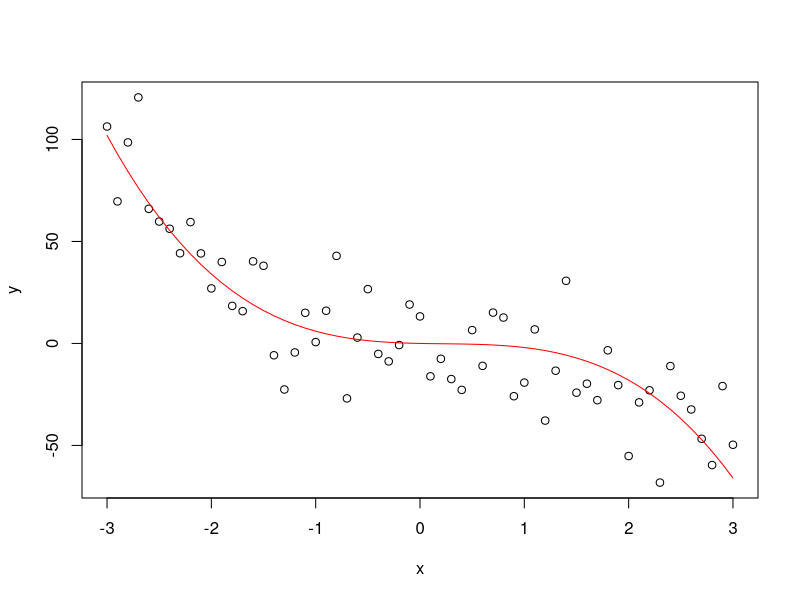
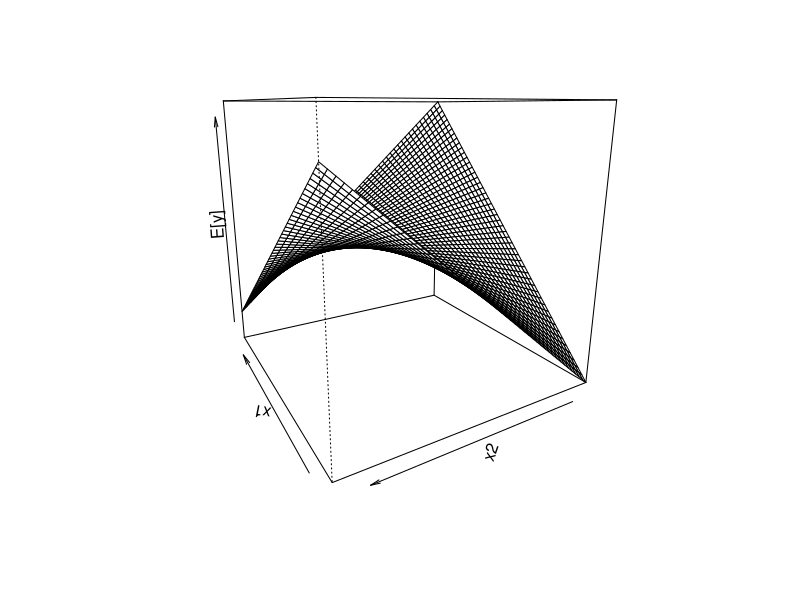
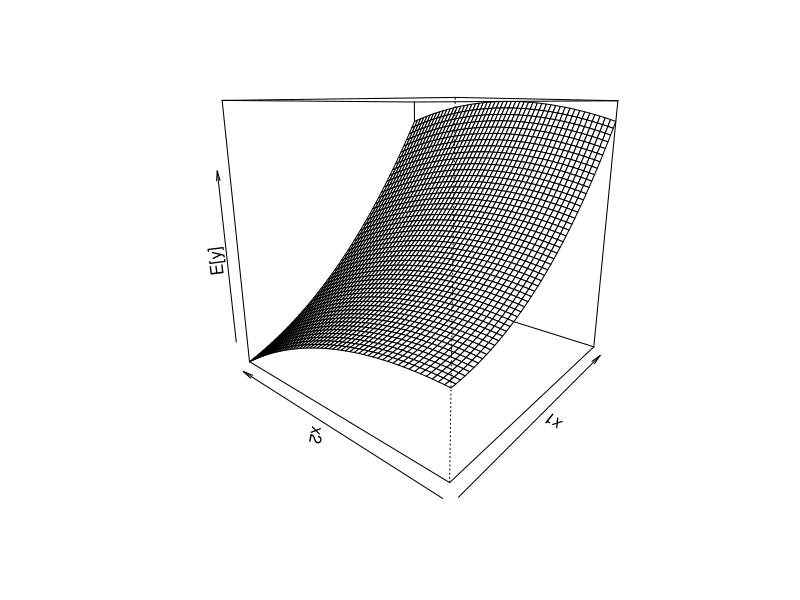
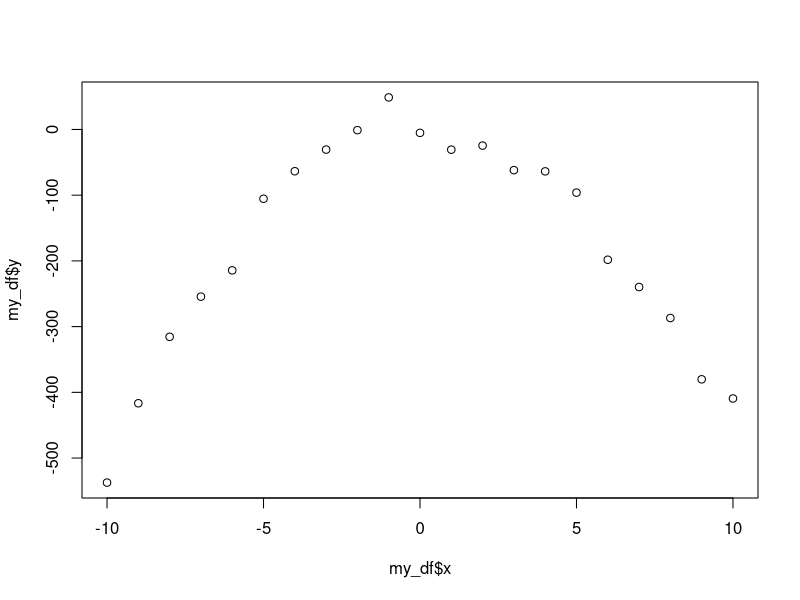
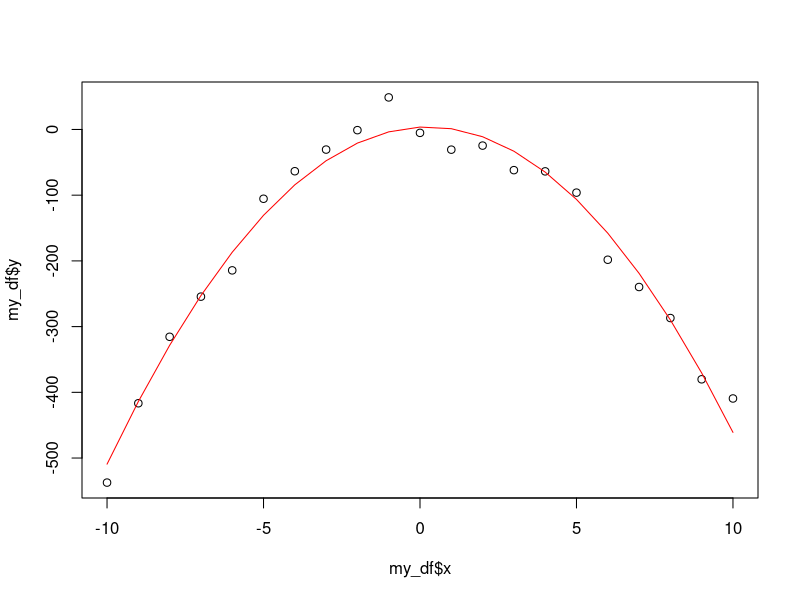

Here is the R script that generated these plots, in order: (Note: this script raises an error after producing the figures.)
## ---- chunk 1
betas <- c(-1,2,-3)
x <- seq(-3,3,.1)
y_line <- cbind(x,x^2,x^3) %*% betas
y <- y_line +  rnorm(n = length(x), sd = 20)
plot(x,y)
points(x,y_line, col="red", type = "l")
## ---- chunk 2
plotSurface <- function(lowerFirst, upperFirst, 
                        lowerSecond, upperSecond, 
                        numGridPointsOnEachAxis, f, contour = F, ...){
  A <- seq(lowerFirst, upperFirst, length.out = numGridPointsOnEachAxis)
  B <- seq(lowerSecond, upperSecond, length.out = numGridPointsOnEachAxis)
  args <- expand.grid(A,B)
  z <- mapply(f, args[,1], args[,2])
  dim(z) <- c(length(A), length(B))
  if(contour){
    contour(A, B, z)
  }else{
    persp(x=A, y=B, z=z, ...)
  }
}
eval_mean <- function(x1, x2) -2 + 3*x1 - .2*x2 - 4*x1*x2
plotSurface(-5, 5, -5, 5, 50, 
            eval_mean, F, theta=-120, 
            zlab = "E[y]", xlab = "x1", ylab = "x2")
## ---- chunk 3
plotSurface <- function(lowerFirst, upperFirst, 
                        lowerSecond, upperSecond, 
                        numGridPointsOnEachAxis, f, contour = F, ...){
  A <- seq(lowerFirst, upperFirst, length.out = numGridPointsOnEachAxis)
  B <- seq(lowerSecond, upperSecond, length.out = numGridPointsOnEachAxis)
  args <- expand.grid(A,B)
  z <- mapply(f, args[,1], args[,2])
  dim(z) <- c(length(A), length(B))
  if(contour){
    contour(A, B, z)
  }else{
    persp(x=A, y=B, z=z, ...)
  }
}
eval_mean <- function(x1, x2) (800+10*x1 + 7*x2+ 8.5*x1^2+ -5*x2^2+ 4*x1*x2)
plotSurface(0, 10, 0, 10, 50, 
            eval_mean, F, theta=-50, 
            zlab = "E[y]", xlab = "x1", ylab = "x2")
## ---- chunk 4
x <- seq(-10,10,1)
my_df <- data.frame(y = (3 + 2*x - 5*x^2) + rnorm(length(x), sd = 30), x = x)
head(my_df)
## ---- chunk 5
plot(my_df$x, my_df$y)
## ---- chunk 6
my_df$xsquared <- x^2
mlr_model <- lm(y ~ x + xsquared, data=my_df)
# mlr_model <- lm(y ~ . + xsquared, data=my_df) # . means "all other columns"
summary(mlr_model)
## ---- chunk 7
fitted_vals <- predict(mlr_model)
plot(my_df$x, my_df$y)
points(my_df$x, fitted_vals, col = "red", type ="l")
## ---- chunk 8
knitr::include_graphics("/home/t/UVa/all_teaching/summer19_6021/presentations/module3/screenshot.png")
# knitr::include_graphics("screenshot.png")
## ---- chunk 9
anova(mlr_model)
names(anova(mlr_model))
anova(mlr_model)$'Mean Sq'
anova(mlr_model)$'Mean Sq'[3]
## ---- chunk 10
# define a function
getSSHat <- function(model_object){
  return(anova(model_object)$'Mean Sq'[3])
}
# use/call the function on a specific model
getSSHat(mlr_model)
## ---- chunk 11
x1 <- c(2,3,4,1,5,6,7,8)
x2 <- c(1,2,5,2,6,4,3,4)
y <- 8 - 5*x1 + 12*x2 + .01*rnorm(n = length(x1))
pairs(data.frame(y,x1,x2))
## ---- chunk 12
summary(mlr_model)
## ---- chunk 13
summary(mlr_model)
## ---- chunk 14
anova(mlr_model)
## ---- chunk 15
lil_mod <- lm(y ~ x, data = my_df)
big_mod <- lm(y ~ x + xsquared, data=my_df)
anova(lil_mod, big_mod) # smallest to largest
# by hand:
## ---- chunk 16
x0 <- data.frame(x = 30, xsquared = 20) #named!
predict(mlr_model, newdata = x0, interval = "confidence")
predict(mlr_model, newdata = x0, interval = "prediction")
